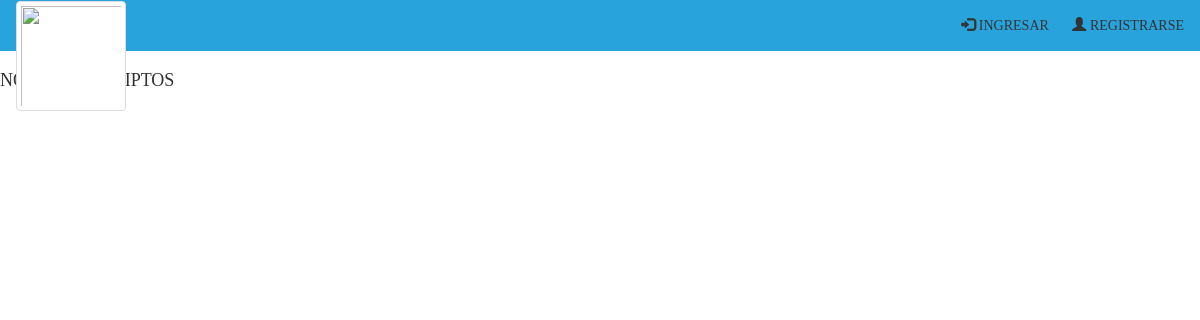
/inscriptos.php?sub=38, run on an earlier commit of the app's database.
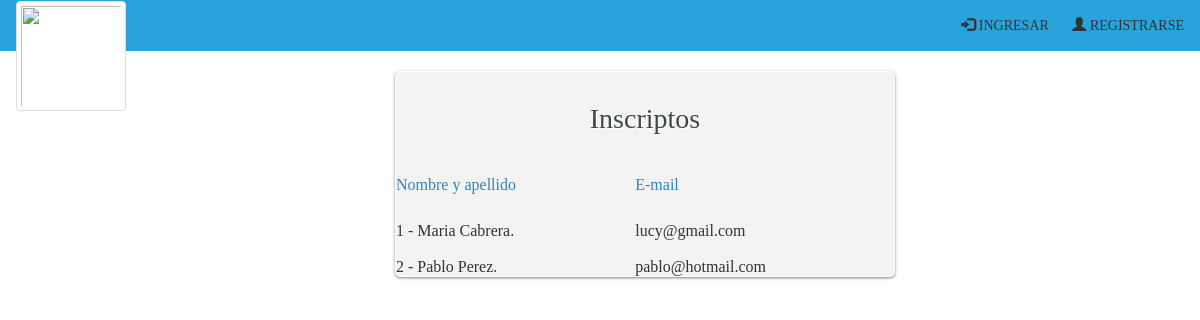
And on a later commit of the database.
### tables this page shows
CREATE TABLE `inscripto` (
  `idInscripto` int(11) NOT NULL,
  `idPersona` int(11) NOT NULL,
  `idSubasta` int(11) NOT NULL,
  `fecha` datetime NOT NULL
);

CREATE TABLE `persona` (
  `IdPersona` int(11) NOT NULL,
  `dni` int(8) NOT NULL,
  `nombre` varchar(50) NOT NULL,
  `apellido` varchar(50) NOT NULL,
  `telefono` int(30) NOT NULL,
  `email` varchar(45) NOT NULL,
  `clave` varchar(11) NOT NULL,
  `tipoU` varchar(11) DEFAULT NULL,
  `rol` int(3) DEFAULT NULL,
  `credito` int(2) DEFAULT NULL,
  `ciudad` varchar(45) NOT NULL,
  `fechaNacimiento` datetime NOT NULL,
  `idTarjeta` int(11) NOT NULL,
  `fechaRegistro` datetime NOT NULL,
  `fechaModificacion` datetime NOT NULL
);

### inscriptos.php (the view, shortened to what this page needs)
<html>
	<head>
<?php
		include("cabecera.php");
?>
<?php
$con=conectar();
$subasta=$_GET['sub'];
$var_consulta= "SELECT idPersona FROM inscripto WHERE idSubasta=$subasta";
   $result = mysqli_query($con, $var_consulta);
   $num=mysqli_num_rows($result);
if ($num==0) {
  echo"<h4>NO HAY INSCRIPTOS</h4>";
 }
else{
?>
	</head>
	<body>
		<div id="wrapper" style="margin: 0 auto;" >
			<form name="formulario" class="login-form" style="width:500px;" >
				<div class="header">
					<h1>  Inscriptos</h1>
				</div>
			 <table  style="width:500px;">
				<?php $primero = "Nombre y apellido";
                              $segundo="E-mail";
                               $color = "#2E86C1";
  ?>
 <tr>
  <td><?php echo "<p><font color='".$color."'>".$primero."</font></p>";  ?> </td>
  <td ><?php echo "<p><font color='".$color."'>".$segundo."</font></p>";  ?></td>
 </tr>
                    <?php
                    $i=1;
                    while ($row = mysqli_fetch_array($result)){
                      $var_consulta2= "SELECT apellido, nombre, email FROM persona WHERE idPersona=$row[0]";
                         $result2 = mysqli_query($con, $var_consulta2);
                         $row2 = mysqli_fetch_array($result2); ?>
                      <tr>
                             <td> <br><?php echo "$i - $row2[1] $row2[0]." ; ?> </td>
                              <td> <br><?php echo "$row2[2]"; ?> </td>
                          </tr>
                     <?php $i=$i + 1;  }
                    ?>
					</table>
			</form>
			<?php } ?>
		</div>
	</body>
</html>

What changed in the data, as far as the page shows it:
added inscripto: idPersona.nombre "Maria", idPersona.apellido "Cabrera", idPersona.email "lucy@gmail.com"
added inscripto: idPersona.nombre "Pablo", idPersona.apellido "Perez", idPersona.email "pablo@hotmail.com"
Also different on the page:
$primero: (not shown) → "Nombre y apellido"
$segundo: (not shown) → "E-mail"
text no longer shown: "NO…"
text now shown: "Inscriptos"
